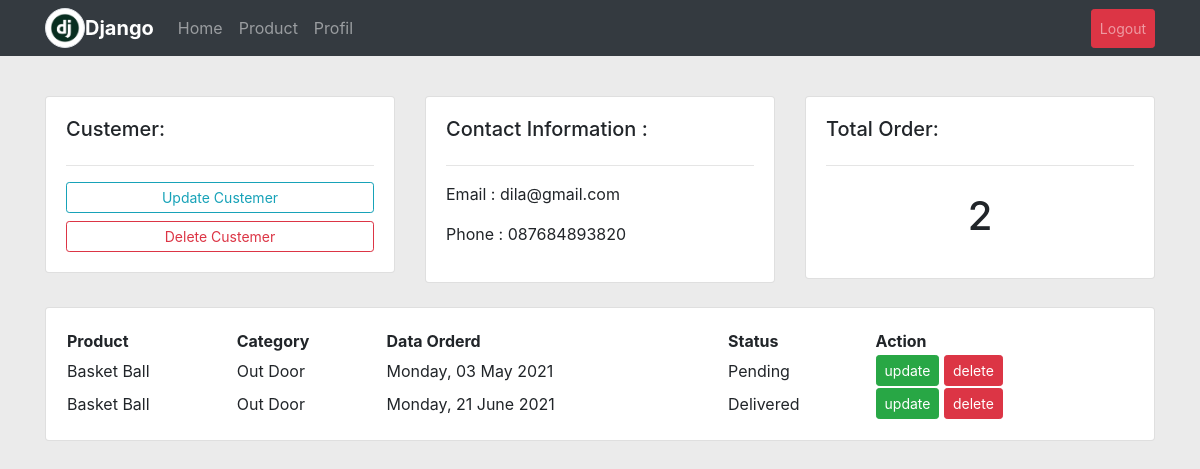
The app's page /custemer/8/ with its own data.
### data/models.py (models this page shows, shortened)
class Custemer(models.Model):
    name = models.CharField(max_length=50, blank=True, null=True)
    phone = models.CharField(max_length=50, blank=True, null=True)
    email = models.CharField(max_length=50, blank=True, null=True)
    date_created = models.DateTimeField(auto_now_add=True, null=True)

class Order(models.Model):
    STATUS=(
        ('Pending','Pending'),
        ('Out for delivery','Out for delivery'),
        ('Delivered','Delivered'),
        )
    custemer_id = models.ForeignKey(Custemer,null=True, on_delete=models.SET_NULL)
    product_id = models.ForeignKey(Product, null=True, on_delete=models.SET_NULL)
    date_created = models.DateTimeField(auto_now_add=True, null=True)
    status = models.CharField(max_length=200, null=True, choices=STATUS)

class Product(models.Model):
    CATEGORY = (
        ('Indoor','Indoor'),
        ('Out Door','Out Door'),
    )
    name = models.CharField(max_length=200, blank=True, null=True)
    price = models.IntegerField(blank=True, null=True)
    category = models.CharField(max_length=50, blank=True, null=True, choices=CATEGORY)
    description = models.CharField(max_length=50, blank=True, null=True)
    date_created = models.DateTimeField(auto_now_add=True, null=True)
    tag_id = models.ManyToManyField(Tag)

### data/views.py (the view)
# urls.py: path('custemer/<str:pk>/', views.custemer, name='custemer'),
def custemer(request, pk):
    judul = "Halaman Custemer"
    detail_custemer = Custemer.objects.get(id=pk)
    order_custemer = detail_custemer.order_set.all()
    total_custemer = order_custemer.count()
    kontak = {
        'judul':judul,
        'menu':'custemer',
        'custemer':detail_custemer,
        'order_custemer':order_custemer,
        'total_custemer':total_custemer,
    }
    return render(request, 'data/custemer.html', kontak)

### data/templates/data/custemer.html (shortened to what this page needs)
{% extends 'index.html' %} {% block content %}
<div class="container mt-5">
  <br /><br />
  <div class="row">
    <div class="col-md-4">
      <div class="card card-body">
        <h5>Custemer:</h5>
        <hr />
        <a
          class="btn btn-outline-info btn-sm btn-block"
          href="{% url 'update_custemer' custemer.id %}"
          >Update Custemer</a
        >
        <a
          class="btn btn-outline-danger btn-sm btn-block"
          href="{% url 'delete_custemer' custemer.id %}"
          >Delete Custemer</a
        >
      </div>
    </div>
    <div class="col-md-4">
      <div class="card card-body">
        <h5>Contact Information :</h5>
        <hr />
        <p>Email : {{custemer.email}}</p>
        <p>Phone : {{custemer.phone}}</p>
      </div>
    </div>
    <div class="col-md-4">
      <div class="card card-body">
        <h5>Total Order:</h5>
        <hr />
        <h1 style="text-align: center; padding: 10px">{{total_custemer}}</h1>
      </div>
    </div>
    <br />
  </div>
  <br />
  <div class="row">
    <div class="col-md">
      <div class="card card-body">
        <table>
          <tr>
            <th>Product</th>
            <th>Category</th>
            <th>Data Orderd</th>
            <th>Status</th>
            <th>Action</th>
          </tr>
          {% for tampil_order_custemer in order_custemer %}
          <tr>
            <td>{{tampil_order_custemer.product_id.name}}</td>
            <td>{{tampil_order_custemer.product_id.category}}</td>
            <td>{{tampil_order_custemer.date_created| date:"l, d N Y"}}</td>
            <td>{{tampil_order_custemer.status}}</td>
            <td>
              <a
                class="btn btn-success btn-sm"
                href="{% url 'update_order' tampil_order_custemer.id %}"
                >update</a
              >
              <a
                class="btn btn-danger btn-sm"
                href="{% url 'delete_order' tampil_order_custemer.id  %}"
                >delete</a
              >
            </td>
          </tr>
          {% endfor %}
        </table>
      </div>
    </div>
  </div>
</div>
{% endblock %}

### static/css/index.css (style rules this page uses)
body { background-color: #ebebeb; }

### records on screen
Custemer: email "dila@gmail.com", phone "087684893820"
Order: product_id.name "Basket Ball", product_id.category "Out Door", date_created "Monday, 03 May 2021", status "Pending"
Order: product_id.name "Basket Ball", product_id.category "Out Door", date_created "Monday, 21 June 2021", status "Delivered"

### other values on screen
{{ total_custemer }} "2"
